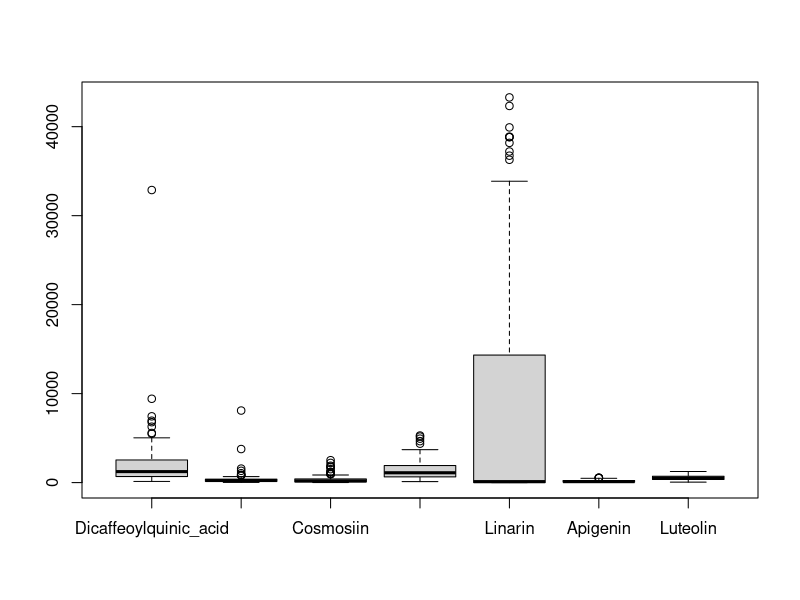
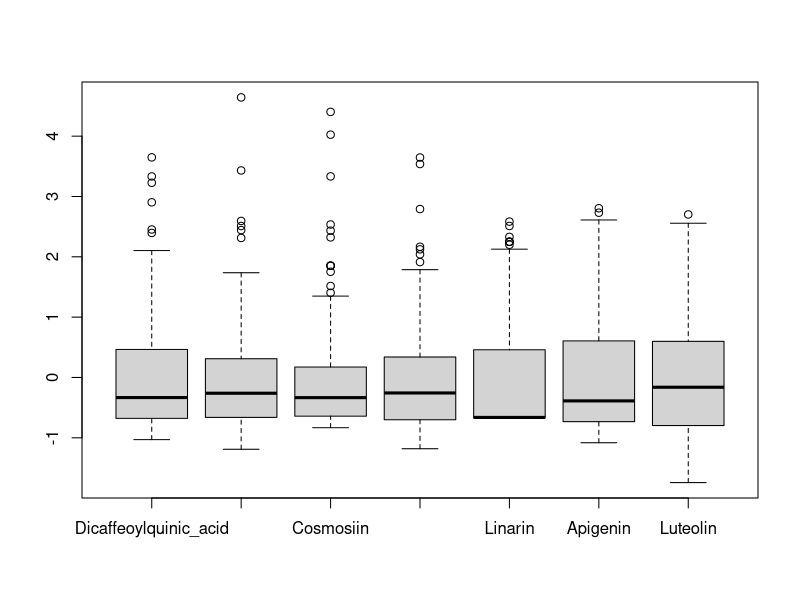
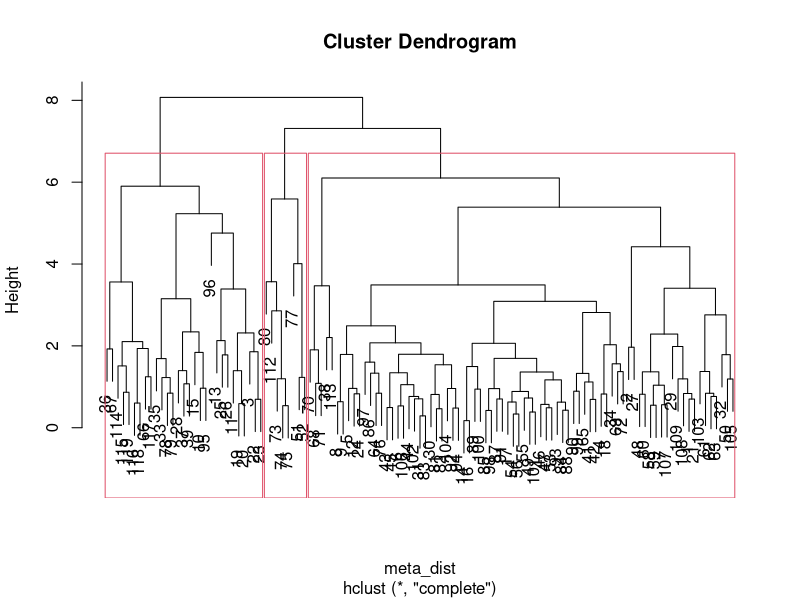
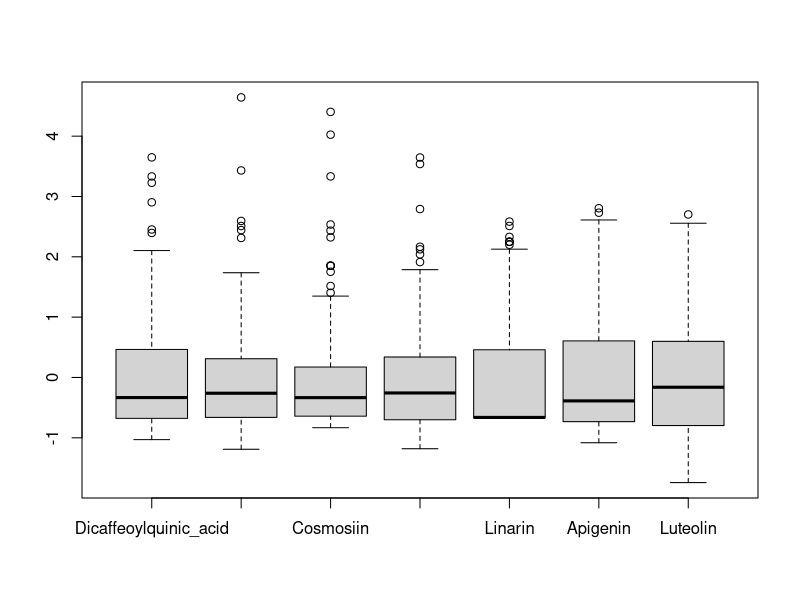
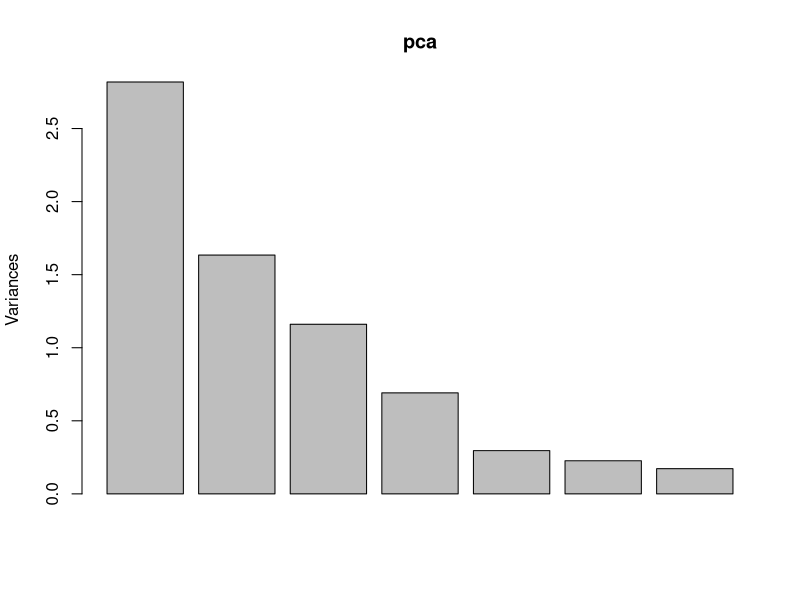
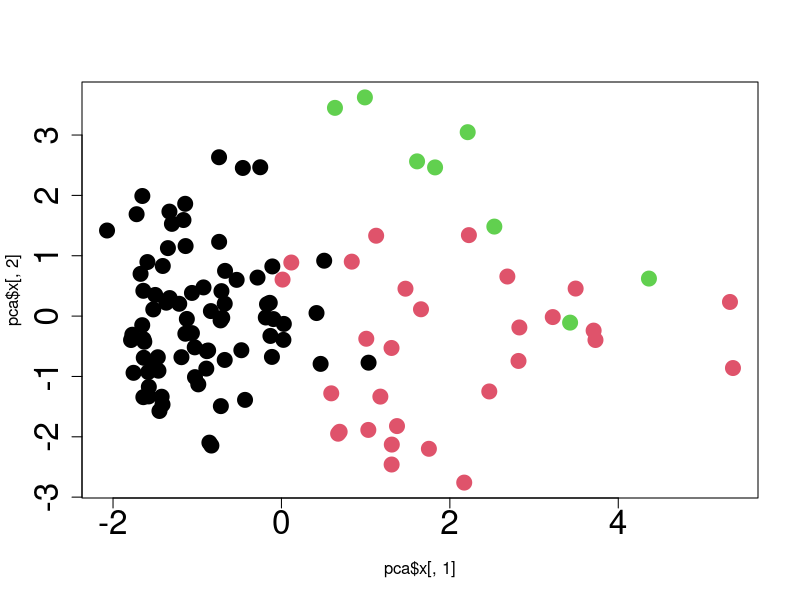
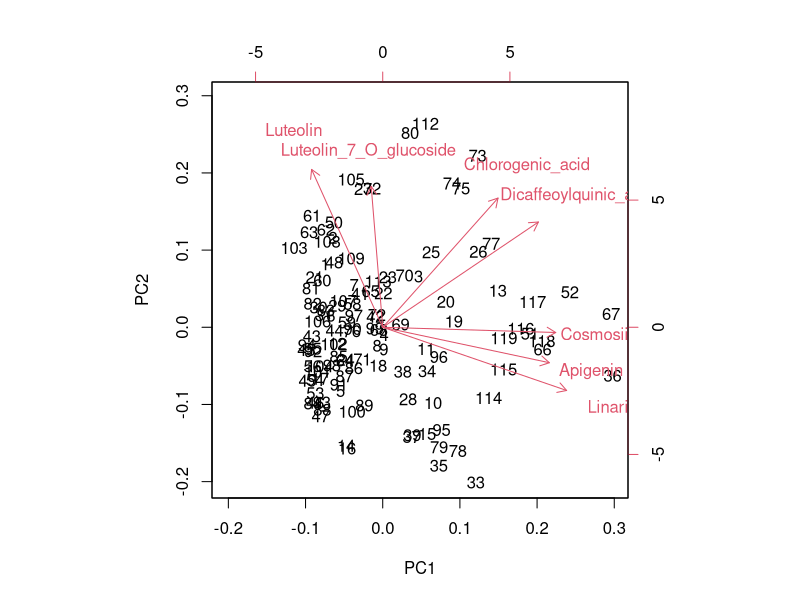
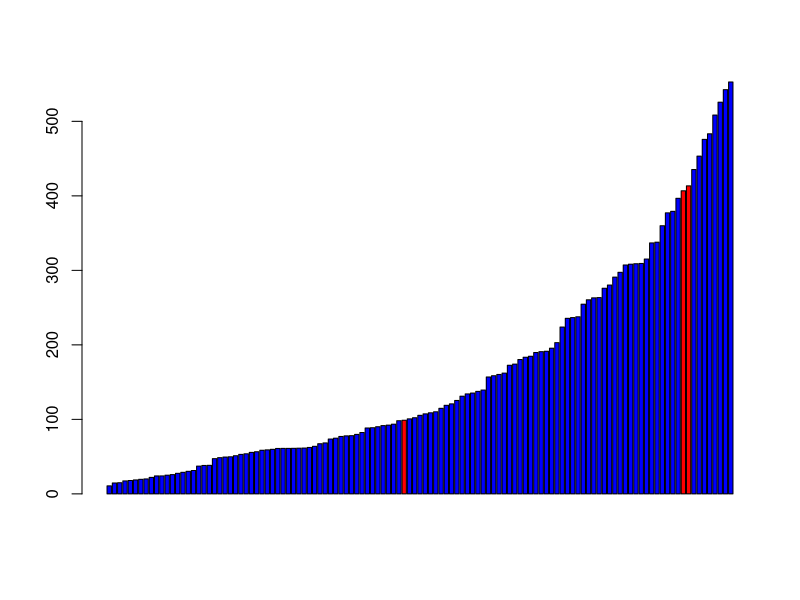

Reproduce these figures in R, in order.
# PCA analysis of indicum metabolites 
meta <-read.csv("data/indicum_meta.csv") 
  
  
colnames(meta)

boxplot(meta[,3:9])

meta_scale <- scale(meta[-c(40,57,110,111),3:9])

boxplot(meta_scale)
# hclust of meta
meta_dist <- dist(meta_scale)
clust <- hclust(meta_dist)

plot(clust)

rect.hclust(clust,k=3)

class <- cutree(clust,k=3)



boxplot(meta_scale)

Indicum_name <- meta$ID

which(Indicum_name%in% c("Taiju","Jinsihuangju","Xueju"))

colors <- character(nrow(meta))

colors <- ifelse(Indicum_name%in% c("Taiju","Jinsihuangju","Xueju"),
                 "red","blue")

pca <- prcomp(meta_scale)

plot(pca)

plot(pca$x[,1],pca$x[,2],col=class,cex.axis=2,pch=19,cex=2)

biplot(pca,choices =1:2)

scale(meta[2,3:9])

kmeans(meta_scale,4)

meta$Apigenin <- sort(meta$Apigenin)



barplot(meta$Apigenin,col = colors)
